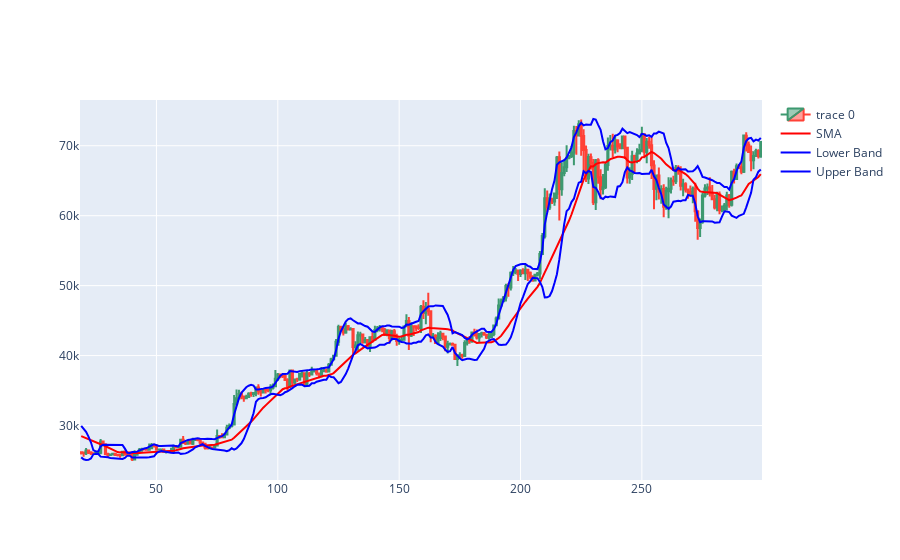

The cell this chart's notebook holds for it:
### Code cell
import plotly.graph_objects as go

dfpl = data[:]
fig = go.Figure(data=[go.Candlestick(x=dfpl.index,
                open=dfpl['Open'],
                high=dfpl['High'],
                low=dfpl['Low'],
                close=dfpl['Close'])])

# Add the moving averages to the plot
fig.add_trace(go.Scatter(x=dfpl.index, y=dfpl['SMA'], mode='lines', name='SMA', line=dict(color='red')))
fig.add_trace(go.Scatter(x=dfpl.index, y=dfpl['Lower Band'], mode='lines', name='Lower Band', line=dict(color='blue')))
fig.add_trace(go.Scatter(x=dfpl.index, y=dfpl['Upper Band'], mode='lines', name='Upper Band', line=dict(color='blue')))

fig.update_layout(xaxis_rangeslider_visible=False)
fig.show()

### Figure 1 — Plotly figure (JSON) as saved in the notebook; plotly's stock layout.template omitted (floating-point values rounded to 4 significant figures; data arrays with more than 128 entries replaced by an {"elided": "..."} marker saying what was removed)
{"data": [{"close": {"elided": "281 float values"}, "high": {"elided": "281 float values"}, "low": {"elided": "281 float values"}, "open": {"elided": "281 float values"}, "type": "candlestick", "x": {"elided": "281 int values"}}, {"line": {"color": "red"}, "mode": "lines", "name": "SMA", "type": "scatter", "x": {"elided": "281 int values"}, "y": {"elided": "281 float values"}}, {"line": {"color": "blue"}, "mode": "lines", "name": "Lower Band", "type": "scatter", "x": {"elided": "281 int values"}, "y": {"elided": "281 float values"}}, {"line": {"color": "blue"}, "mode": "lines", "name": "Upper Band", "type": "scatter", "x": {"elided": "281 int values"}, "y": {"elided": "281 float values"}}], "layout": {"xaxis": {"rangeslider": {"visible": false}}}}
